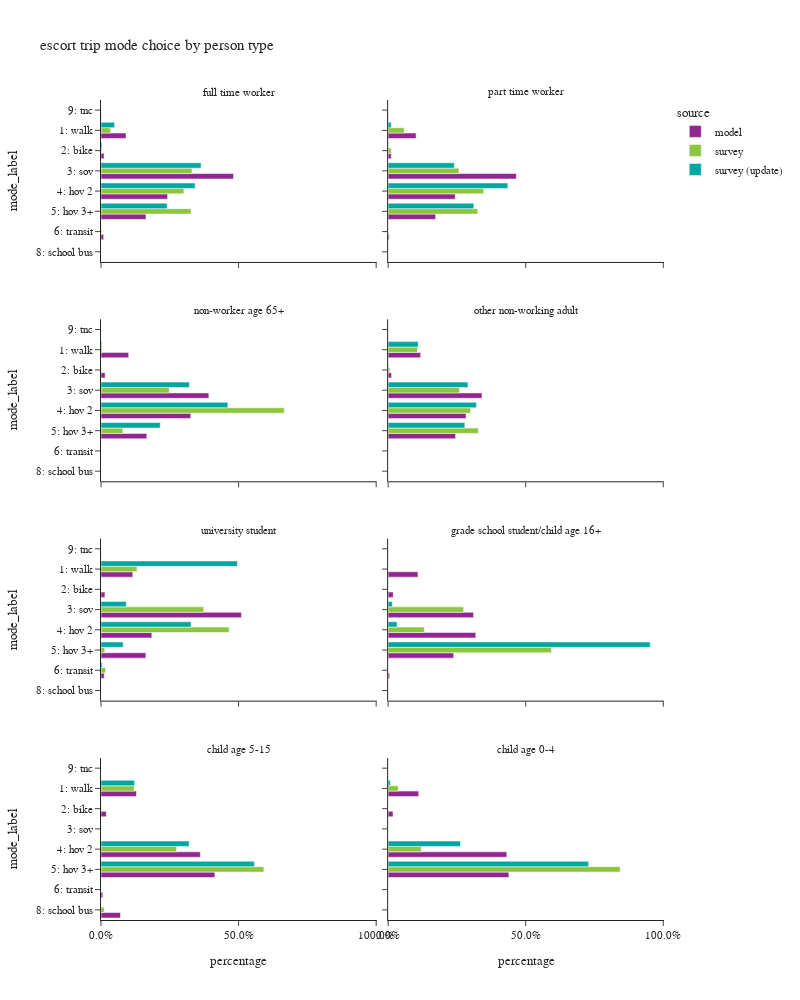

Write notebook code for a chart like this one.
### Code cell
plot_mode_choice(es_trip,"pptyp_label",
                 {"pptyp_label":["full time worker","part time worker","non-worker age 65+","other non-working adult",
                                 "university student","grade school student/child age 16+","child age 5-15","child age 0-4"],
                  "mode_label":["1: walk","2: bike","3: sov","4: hov 2","5: hov 3+","6: transit",
                                   "8: school bus","9: other–survey only"]},
                 "person type",
                 2,1000)

### Figure 1 — Plotly figure (JSON) as saved in the notebook; plotly's stock layout.template omitted (floating-point values rounded to 4 significant figures)
{"data": [{"alignmentgroup": "True", "customdata": [[68462], [8426], [362896], [182345], [123180], [7284], [903]], "hovertemplate": "source=model<br>pptyp_label=full time worker<br>percentage=%{x}<br>mode_label=%{y}<br>sample count=%{customdata[0]}<extra></extra>", "legendgroup": "model", "marker": {"color": "#91268F", "pattern": {"shape": ""}}, "name": "model", "offsetgroup": "model", "orientation": "h", "showlegend": true, "textposition": "auto", "type": "bar", "x": [0.09086, 0.01118, 0.4816, 0.242, 0.1635, 0.009667, 0.001198], "xaxis": "x7", "y": ["1: walk", "2: bike", "3: sov", "4: hov 2", "5: hov 3+", "6: transit", "9: tnc"], "yaxis": "y7"}, {"alignmentgroup": "True", "customdata": [[17510], [1945], [80221], [41982], [29723], [646], [109]], "hovertemplate": "source=model<br>pptyp_label=part time worker<br>percentage=%{x}<br>mode_label=%{y}<br>sample count=%{customdata[0]}<extra></extra>", "legendgroup": "model", "marker": {"color": "#91268F", "pattern": {"shape": ""}}, "name": "model", "offsetgroup": "model", "orientation": "h", "showlegend": false, "textposition": "auto", "type": "bar", "x": [0.1017, 0.0113, 0.466, 0.2439, 0.1727, 0.003753, 0.0006332], "xaxis": "x8", "y": ["1: walk", "2: bike", "3: sov", "4: hov 2", "5: hov 3+", "6: transit", "9: tnc"], "yaxis": "y8"}, {"alignmentgroup": "True", "customdata": [[9317], [1380], [36318], [30220], [15413]], "hovertemplate": "source=model<br>pptyp_label=non-worker age 65+<br>percentage=%{x}<br>mode_label=%{y}<br>sample count=%{customdata[0]}<extra></extra>", "legendgroup": "model", "marker": {"color": "#91268F", "pattern": {"shape": ""}}, "name": "model", "offsetgroup": "model", "orientation": "h", "showlegend": false, "textposition": "auto", "type": "bar", "x": [0.1006, 0.0149, 0.392, 0.3262, 0.1664], "xaxis": "x5", "y": ["1: walk", "2: bike", "3: sov", "4: hov 2", "5: hov 3+"], "yaxis": "y5"}, {"alignmentgroup": "True", "customdata": [[32440], [3396], [93725], [77841], [67355]], "hovertemplate": "source=model<br>pptyp_label=other non-working adult<br>percentage=%{x}<br>mode_label=%{y}<br>sample count=%{customdata[0]}<extra></extra>", "legendgroup": "model", "marker": {"color": "#91268F", "pattern": {"shape": ""}}, "name": "model", "offsetgroup": "model", "orientation": "h", "showlegend": false, "textposition": "auto", "type": "bar", "x": [0.1181, 0.01236, 0.3411, 0.2833, 0.2451], "xaxis": "x6", "y": ["1: walk", "2: bike", "3: sov", "4: hov 2", "5: hov 3+"], "yaxis": "y6"}, {"alignmentgroup": "True", "customdata": [[1427], [177], [6305], [2283], [2015], [145], [7]], "hovertemplate": "source=model<br>pptyp_label=university student<br>percentage=%{x}<br>mode_label=%{y}<br>sample count=%{customdata[0]}<extra></extra>", "legendgroup": "model", "marker": {"color": "#91268F", "pattern": {"shape": ""}}, "name": "model", "offsetgroup": "model", "orientation": "h", "showlegend": false, "textposition": "auto", "type": "bar", "x": [0.1155, 0.01432, 0.5102, 0.1847, 0.163, 0.01173, 0.0005664], "xaxis": "x3", "y": ["1: walk", "2: bike", "3: sov", "4: hov 2", "5: hov 3+", "6: transit", "9: tnc"], "yaxis": "y3"}, {"alignmentgroup": "True", "customdata": [[11676], [2006], [33471], [34359], [25666], [580], [55], [21]], "hovertemplate": "source=model<br>pptyp_label=grade school student/child age 16+<br>percentage=%{x}<br>mode_label=%{y}<br>sample count=%{customdata[0]}<extra></extra>", "legendgroup": "model", "marker": {"color": "#91268F", "pattern": {"shape": ""}}, "name": "model", "offsetgroup": "model", "orientation": "h", "showlegend": false, "textposition": "auto", "type": "bar", "x": [0.1083, 0.0186, 0.3104, 0.3186, 0.238, 0.005379, 0.00051, 0.0001947], "xaxis": "x4", "y": ["1: walk", "2: bike", "3: sov", "4: hov 2", "5: hov 3+", "6: transit", "8: school bus", "9: tnc"], "yaxis": "y4"}, {"alignmentgroup": "True", "customdata": [[26069], [3874], [73079], [83748], [1304], [14325]], "hovertemplate": "source=model<br>pptyp_label=child age 5-15<br>percentage=%{x}<br>mode_label=%{y}<br>sample count=%{customdata[0]}<extra></extra>", "legendgroup": "model", "marker": {"color": "#91268F", "pattern": {"shape": ""}}, "name": "model", "offsetgroup": "model", "orientation": "h", "showlegend": false, "textposition": "auto", "type": "bar", "x": [0.1288, 0.01914, 0.3611, 0.4138, 0.006443, 0.07078], "xaxis": "x", "y": ["1: walk", "2: bike", "4: hov 2", "5: hov 3+", "6: transit", "8: school bus"], "yaxis": "y"}, {"alignmentgroup": "True", "customdata": [[14563], [2336], [56556], [57528], [23], [84]], "hovertemplate": "source=model<br>pptyp_label=child age 0-4<br>percentage=%{x}<br>mode_label=%{y}<br>sample count=%{customdata[0]}<extra></extra>", "legendgroup": "model", "marker": {"color": "#91268F", "pattern": {"shape": ""}}, "name": "model", "offsetgroup": "model", "orientation": "h", "showlegend": false, "textposition": "auto", "type": "bar", "x": [0.1111, 0.01782, 0.4314, 0.4388, 0.0001755, 0.0006408], "xaxis": "x2", "y": ["1: walk", "2: bike", "4: hov 2", "5: hov 3+", "6: transit", "8: school bus"], "yaxis": "y2"}, {"alignmentgroup": "True", "customdata": [[67], [19], [207], [227], [115], [5]], "hovertemplate": "source=survey<br>pptyp_label=full time worker<br>percentage=%{x}<br>mode_label=%{y}<br>sample count=%{customdata[0]}<extra></extra>", "legendgroup": "survey", "marker": {"color": "#8CC63E", "pattern": {"shape": ""}}, "name": "survey", "offsetgroup": "survey", "orientation": "h", "showlegend": true, "textposition": "auto", "type": "bar", "x": [0.03486, 0.00325, 0.3306, 0.3013, 0.3272, 0.002748], "xaxis": "x7", "y": ["1: walk", "2: bike", "3: sov", "4: hov 2", "5: hov 3+", "6: transit"], "yaxis": "y7"}, {"alignmentgroup": "True", "customdata": [[14], [5], [40], [61], [47]], "hovertemplate": "source=survey<br>pptyp_label=part time worker<br>percentage=%{x}<br>mode_label=%{y}<br>sample count=%{customdata[0]}<extra></extra>", "legendgroup": "survey", "marker": {"color": "#8CC63E", "pattern": {"shape": ""}}, "name": "survey", "offsetgroup": "survey", "orientation": "h", "showlegend": false, "textposition": "auto", "type": "bar", "x": [0.05824, 0.01109, 0.2575, 0.3473, 0.3258], "xaxis": "x8", "y": ["1: walk", "2: bike", "3: sov", "4: hov 2", "5: hov 3+"], "yaxis": "y8"}, {"alignmentgroup": "True", "customdata": [[6], [2], [67], [79], [36]], "hovertemplate": "source=survey<br>pptyp_label=non-worker age 65+<br>percentage=%{x}<br>mode_label=%{y}<br>sample count=%{customdata[0]}<extra></extra>", "legendgroup": "survey", "marker": {"color": "#8CC63E", "pattern": {"shape": ""}}, "name": "survey", "offsetgroup": "survey", "orientation": "h", "showlegend": false, "textposition": "auto", "type": "bar", "x": [0.004042, 0.002314, 0.2483, 0.6661, 0.0793], "xaxis": "x5", "y": ["1: walk", "2: bike", "3: sov", "4: hov 2", "5: hov 3+"], "yaxis": "y5"}, {"alignmentgroup": "True", "customdata": [[33], [4], [78], [103], [76], [2]], "hovertemplate": "source=survey<br>pptyp_label=other non-working adult<br>percentage=%{x}<br>mode_label=%{y}<br>sample count=%{customdata[0]}<extra></extra>", "legendgroup": "survey", "marker": {"color": "#8CC63E", "pattern": {"shape": ""}}, "name": "survey", "offsetgroup": "survey", "orientation": "h", "showlegend": false, "textposition": "auto", "type": "bar", "x": [0.1069, 0.006177, 0.2592, 0.2998, 0.3278, 5.279e-05], "xaxis": "x6", "y": ["1: walk", "2: bike", "3: sov", "4: hov 2", "5: hov 3+", "6: transit"], "yaxis": "y6"}, {"alignmentgroup": "True", "customdata": [[5], [7], [9], [3], [1]], "hovertemplate": "source=survey<br>pptyp_label=university student<br>percentage=%{x}<br>mode_label=%{y}<br>sample count=%{customdata[0]}<extra></extra>", "legendgroup": "survey", "marker": {"color": "#8CC63E", "pattern": {"shape": ""}}, "name": "survey", "offsetgroup": "survey", "orientation": "h", "showlegend": false, "textposition": "auto", "type": "bar", "x": [0.1309, 0.3733, 0.4659, 0.01357, 0.01636], "xaxis": "x3", "y": ["1: walk", "3: sov", "4: hov 2", "5: hov 3+", "6: transit"], "yaxis": "y3"}, {"alignmentgroup": "True", "customdata": [[5], [8], [11]], "hovertemplate": "source=survey<br>pptyp_label=grade school student/child age 16+<br>percentage=%{x}<br>mode_label=%{y}<br>sample count=%{customdata[0]}<extra></extra>", "legendgroup": "survey", "marker": {"color": "#8CC63E", "pattern": {"shape": ""}}, "name": "survey", "offsetgroup": "survey", "orientation": "h", "showlegend": false, "textposition": "auto", "type": "bar", "x": [0.2746, 0.1315, 0.5939], "xaxis": "x4", "y": ["3: sov", "4: hov 2", "5: hov 3+"], "yaxis": "y4"}, {"alignmentgroup": "True", "customdata": [[12], [2], [38], [92], [4]], "hovertemplate": "source=survey<br>pptyp_label=child age 5-15<br>percentage=%{x}<br>mode_label=%{y}<br>sample count=%{customdata[0]}<extra></extra>", "legendgroup": "survey", "marker": {"color": "#8CC63E", "pattern": {"shape": ""}}, "name": "survey", "offsetgroup": "survey", "orientation": "h", "showlegend": false, "textposition": "auto", "type": "bar", "x": [0.1205, 0.001417, 0.2745, 0.5918, 0.01168], "xaxis": "x", "y": ["1: walk", "2: bike", "4: hov 2", "5: hov 3+", "8: school bus"], "yaxis": "y"}, {"alignmentgroup": "True", "customdata": [[14], [20], [80]], "hovertemplate": "source=survey<br>pptyp_label=child age 0-4<br>percentage=%{x}<br>mode_label=%{y}<br>sample count=%{customdata[0]}<extra></extra>", "legendgroup": "survey", "marker": {"color": "#8CC63E", "pattern": {"shape": ""}}, "name": "survey", "offsetgroup": "survey", "orientation": "h", "showlegend": false, "textposition": "auto", "type": "bar", "x": [0.03666, 0.1203, 0.8431], "xaxis": "x2", "y": ["1: walk", "4: hov 2", "5: hov 3+"], "yaxis": "y2"}, {"alignmentgroup": "True", "customdata": [[58], [16], [179], [205], [109], [3]], "hovertemplate": "source=survey (update)<br>pptyp_label=full time worker<br>percentage=%{x}<br>mode_label=%{y}<br>sample count=%{customdata[0]}<extra></extra>", "legendgroup": "survey (update)", "marker": {"color": "#00A7A0", "pattern": {"shape": ""}}, "name": "survey (update)", "offsetgroup": "survey (update)", "orientation": "h", "showlegend": true, "textposition": "auto", "type": "bar", "x": [0.04949, 0.003668, 0.3636, 0.3422, 0.2405, 0.0005375], "xaxis": "x7", "y": ["1: walk", "2: bike", "3: sov", "4: hov 2", "5: hov 3+", "6: transit"], "yaxis": "y7"}, {"alignmentgroup": "True", "customdata": [[13], [4], [38], [57], [42]], "hovertemplate": "source=survey (update)<br>pptyp_label=part time worker<br>percentage=%{x}<br>mode_label=%{y}<br>sample count=%{customdata[0]}<extra></extra>", "legendgroup": "survey (update)", "marker": {"color": "#00A7A0", "pattern": {"shape": ""}}, "name": "survey (update)", "offsetgroup": "survey (update)", "orientation": "h", "showlegend": false, "textposition": "auto", "type": "bar", "x": [0.01129, 0.001455, 0.2406, 0.4352, 0.3114], "xaxis": "x8", "y": ["1: walk", "2: bike", "3: sov", "4: hov 2", "5: hov 3+"], "yaxis": "y8"}, {"alignmentgroup": "True", "customdata": [[6], [66], [78], [34]], "hovertemplate": "source=survey (update)<br>pptyp_label=non-worker age 65+<br>percentage=%{x}<br>mode_label=%{y}<br>sample count=%{customdata[0]}<extra></extra>", "legendgroup": "survey (update)", "marker": {"color": "#00A7A0", "pattern": {"shape": ""}}, "name": "survey (update)", "offsetgroup": "survey (update)", "orientation": "h", "showlegend": false, "textposition": "auto", "type": "bar", "x": [0.00276, 0.3211, 0.4609, 0.2153], "xaxis": "x5", "y": ["1: walk", "3: sov", "4: hov 2", "5: hov 3+"], "yaxis": "y5"}, {"alignmentgroup": "True", "customdata": [[31], [2], [66], [96], [60], [1]], "hovertemplate": "source=survey (update)<br>pptyp_label=other non-working adult<br>percentage=%{x}<br>mode_label=%{y}<br>sample count=%{customdata[0]}<extra></extra>", "legendgroup": "survey (update)", "marker": {"color": "#00A7A0", "pattern": {"shape": ""}}, "name": "survey (update)", "offsetgroup": "survey (update)", "orientation": "h", "showlegend": false, "textposition": "auto", "type": "bar", "x": [0.1093, 0.0005278, 0.2904, 0.3209, 0.2788, 0.0001418], "xaxis": "x6", "y": ["1: walk", "2: bike", "3: sov", "4: hov 2", "5: hov 3+", "6: transit"], "yaxis": "y6"}, {"alignmentgroup": "True", "customdata": [[3], [6], [8], [3], [1]], "hovertemplate": "source=survey (update)<br>pptyp_label=university student<br>percentage=%{x}<br>mode_label=%{y}<br>sample count=%{customdata[0]}<extra></extra>", "legendgroup": "survey (update)", "marker": {"color": "#00A7A0", "pattern": {"shape": ""}}, "name": "survey (update)", "offsetgroup": "survey (update)", "orientation": "h", "showlegend": false, "textposition": "auto", "type": "bar", "x": [0.4958, 0.09196, 0.3273, 0.08058, 0.004325], "xaxis": "x3", "y": ["1: walk", "3: sov", "4: hov 2", "5: hov 3+", "6: transit"], "yaxis": "y3"}, {"alignmentgroup": "True", "customdata": [[3], [7], [7]], "hovertemplate": "source=survey (update)<br>pptyp_label=grade school student/child age 16+<br>percentage=%{x}<br>mode_label=%{y}<br>sample count=%{customdata[0]}<extra></extra>", "legendgroup": "survey (update)", "marker": {"color": "#00A7A0", "pattern": {"shape": ""}}, "name": "survey (update)", "offsetgroup": "survey (update)", "orientation": "h", "showlegend": false, "textposition": "auto", "type": "bar", "x": [0.01524, 0.03232, 0.9524], "xaxis": "x4", "y": ["3: sov", "4: hov 2", "5: hov 3+"], "yaxis": "y4"}, {"alignmentgroup": "True", "customdata": [[13], [2], [37], [81]], "hovertemplate": "source=survey (update)<br>pptyp_label=child age 5-15<br>percentage=%{x}<br>mode_label=%{y}<br>sample count=%{customdata[0]}<extra></extra>", "legendgroup": "survey (update)", "marker": {"color": "#00A7A0", "pattern": {"shape": ""}}, "name": "survey (update)", "offsetgroup": "survey (update)", "orientation": "h", "showlegend": false, "textposition": "auto", "type": "bar", "x": [0.122, 0.0003225, 0.3203, 0.5574], "xaxis": "x", "y": ["1: walk", "2: bike", "4: hov 2", "5: hov 3+"], "yaxis": "y"}, {"alignmentgroup": "True", "customdata": [[14], [22], [77]], "hovertemplate": "source=survey (update)<br>pptyp_label=child age 0-4<br>percentage=%{x}<br>mode_label=%{y}<br>sample count=%{customdata[0]}<extra></extra>", "legendgroup": "survey (update)", "marker": {"color": "#00A7A0", "pattern": {"shape": ""}}, "name": "survey (update)", "offsetgroup": "survey (update)", "orientation": "h", "showlegend": false, "textposition": "auto", "type": "bar", "x": [0.008223, 0.263, 0.7288], "xaxis": "x2", "y": ["1: walk", "4: hov 2", "5: hov 3+"], "yaxis": "y2"}], "layout": {"annotations": [{"font": {}, "showarrow": false, "text": "child age 5-15", "x": 0.245, "xanchor": "center", "xref": "paper", "y": 0.1975, "yanchor": "bottom", "yref": "paper"}, {"font": {}, "showarrow": false, "text": "child age 0-4", "x": 0.755, "xanchor": "center", "xref": "paper", "y": 0.1975, "yanchor": "bottom", "yref": "paper"}, {"font": {}, "showarrow": false, "text": "university student", "x": 0.245, "xanchor": "center", "xref": "paper", "y": 0.465, "yanchor": "bottom", "yref": "paper"}, {"font": {}, "showarrow": false, "text": "grade school student/child age 16+", "x": 0.755, "xanchor": "center", "xref": "paper", "y": 0.465, "yanchor": "bottom", "yref": "paper"}, {"font": {}, "showarrow": false, "text": "non-worker age 65+", "x": 0.245, "xanchor": "center", "xref": "paper", "y": 0.7325, "yanchor": "bottom", "yref": "paper"}, {"font": {}, "showarrow": false, "text": "other non-working adult", "x": 0.755, "xanchor": "center", "xref": "paper", "y": 0.7325, "yanchor": "bottom", "yref": "paper"}, {"font": {}, "showarrow": false, "text": "full time worker", "x": 0.245, "xanchor": "center", "xref": "paper", "y": 1.0, "yanchor": "bottom", "yref": "paper"}, {"font": {}, "showarrow": false, "text": "part time worker", "x": 0.755, "xanchor": "center", "xref": "paper", "y": 1.0, "yanchor": "bottom", "yref": "paper"}], "barmode": "group", "height": 1000, "legend": {"title": {"text": "source"}, "tracegroupgap": 0}, "title": {"text": "escort trip mode choice by person type"}, "width": 800, "xaxis": {"anchor": "y", "domain": [0.0, 0.49], "tickformat": ".1%", "title": {"text": "percentage"}}, "xaxis2": {"anchor": "y2", "domain": [0.51, 1.0], "matches": "x", "tickformat": ".1%", "title": {"text": "percentage"}}, "xaxis3": {"anchor": "y3", "domain": [0.0, 0.49], "matches": "x", "showticklabels": false, "tickformat": ".1%"}, "xaxis4": {"anchor": "y4", "domain": [0.51, 1.0], "matches": "x", "showticklabels": false, "tickformat": ".1%"}, "xaxis5": {"anchor": "y5", "domain": [0.0, 0.49], "matches": "x", "showticklabels": false, "tickformat": ".1%"}, "xaxis6": {"anchor": "y6", "domain": [0.51, 1.0], "matches": "x", "showticklabels": false, "tickformat": ".1%"}, "xaxis7": {"anchor": "y7", "domain": [0.0, 0.49], "matches": "x", "showticklabels": false, "tickformat": ".1%"}, "xaxis8": {"anchor": "y8", "domain": [0.51, 1.0], "matches": "x", "showticklabels": false, "tickformat": ".1%"}, "yaxis": {"anchor": "x", "categoryarray": ["9: other–survey only", "8: school bus", "6: transit", "5: hov 3+", "4: hov 2", "3: sov", "2: bike", "1: walk"], "categoryorder": "array", "domain": [0.0, 0.1975], "title": {"text": "mode_label"}}, "yaxis2": {"anchor": "x2", "domain": [0.0, 0.1975], "matches": "y", "showticklabels": false}, "yaxis3": {"anchor": "x3", "categoryarray": ["9: other–survey only", "8: school bus", "6: transit", "5: hov 3+", "4: hov 2", "3: sov", "2: bike", "1: walk"], "categoryorder": "array", "domain": [0.2675, 0.465], "matches": "y", "title": {"text": "mode_label"}}, "yaxis4": {"anchor": "x4", "domain": [0.2675, 0.465], "matches": "y", "showticklabels": false}, "yaxis5": {"anchor": "x5", "categoryarray": ["9: other–survey only", "8: school bus", "6: transit", "5: hov 3+", "4: hov 2", "3: sov", "2: bike", "1: walk"], "categoryorder": "array", "domain": [0.535, 0.7325], "matches": "y", "title": {"text": "mode_label"}}, "yaxis6": {"anchor": "x6", "domain": [0.535, 0.7325], "matches": "y", "showticklabels": false}, "yaxis7": {"anchor": "x7", "categoryarray": ["9: other–survey only", "8: school bus", "6: transit", "5: hov 3+", "4: hov 2", "3: sov", "2: bike", "1: walk"], "categoryorder": "array", "domain": [0.8025, 1.0], "matches": "y", "title": {"text": "mode_label"}}, "yaxis8": {"anchor": "x8", "domain": [0.8025, 1.0], "matches": "y", "showticklabels": false}}}
